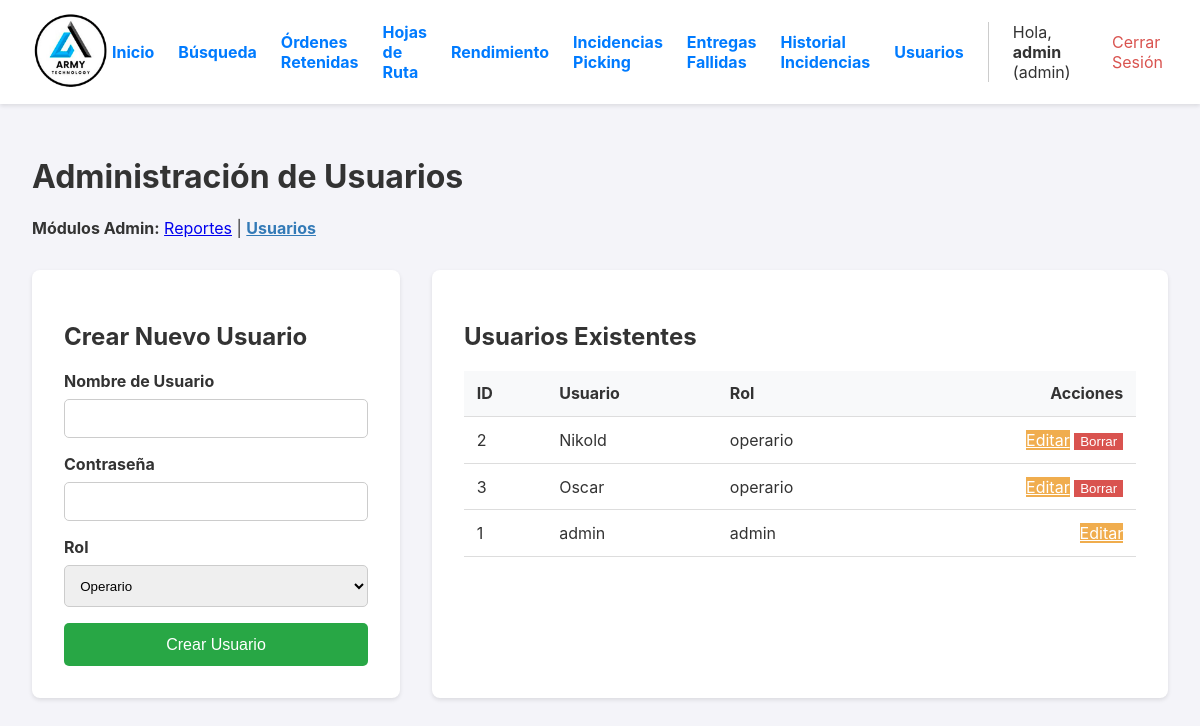
The app's page /admin/usuarios (signed in), older data.
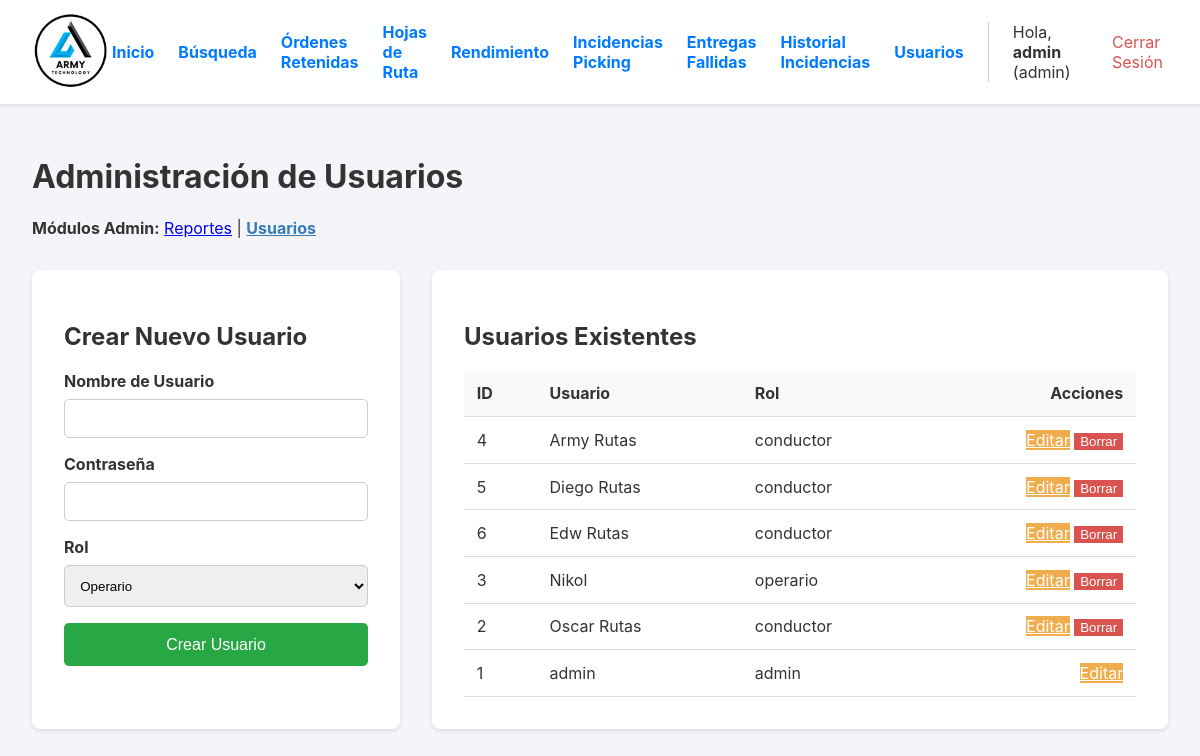
The same page, newer data.
### app.py (models this page shows, shortened)
class User(UserMixin, db.Model):
    id = db.Column(db.Integer, primary_key=True)
    username = db.Column(db.String(80), unique=True, nullable=False)
    password_hash = db.Column(db.String(256), nullable=False)
    role = db.Column(db.String(20), nullable=False, default='operario')

### app.py (the view, shortened to what this page needs)
@app.route('/admin/usuarios', methods=['GET', 'POST'])
@login_required
@admin_required
def gestionar_usuarios():
    usuarios = User.query.order_by(User.username).all()
    return render_template('gestionar_usuarios.html', usuarios=usuarios)

### app.py (called while the page is built)
def admin_required(f):
    @wraps(f)
    def decorated_function(*args, **kwargs):
        if not current_user.is_authenticated or current_user.role != 'admin':
            flash('Se requiere rol de administrador para acceder a esta página.', 'error')
            return redirect(url_for('dashboard'))
        return f(*args, **kwargs)
    return decorated_function

@login_manager.user_loader
def load_user(user_id):
    return db.session.get(User, int(user_id))

### templates/gestionar_usuarios.html (shortened to what this page needs)
{% extends "layout.html" %}
{% block content %}
<h1>Administración de Usuarios</h1>
<div class="navegacion-modulos" style="margin-bottom: 2rem;">
    <strong>Módulos Admin:</strong>
    <a href="{{ url_for('reportes_y_busqueda') }}">Reportes</a> |
    <a href="{{ url_for('gestionar_usuarios') }}" style="font-weight: bold; color: #337ab7;">Usuarios</a>
</div>
<div class="admin-container">
    <div class="form-container">
        <h2>Crear Nuevo Usuario</h2>
        <form method="POST">
            <div class="form-group">
                <label for="username">Nombre de Usuario</label>
                <input type="text" id="username" name="username" required>
            </div>
            <div class="form-group">
                <label for="password">Contraseña</label>
                <input type="password" id="password" name="password" required>
            </div>
            <div class="form-group">
                <label for="role">Rol</label>
                <select id="role" name="role">
                    <option value="operario">Operario</option>
                </select>
            </div>
            <button type="submit" class="submit-btn">Crear Usuario</button>
        </form>
    </div>
    <div class="list-container">
        <h2>Usuarios Existentes</h2>
        <table>
            <thead>
                <tr>
                    <th>ID</th>
                    <th>Usuario</th>
                    <th>Rol</th>
                    <th style="text-align: right;">Acciones</th>
                </tr>
            </thead>
            <tbody>
                {% for usuario in usuarios %}
                <tr>
                    <td>{{ usuario.id }}</td>
                    <td>{{ usuario.username }}</td>
                    <td>{{ usuario.role }}</td>
                    <td style="text-align: right;">
                        <a href="{{ url_for('editar_usuario', user_id=usuario.id) }}" class="action-link" style="background-color: #f0ad4e; color:white;">Editar</a>
                        {% if usuario.id != current_user.id %}
                        <form action="{{ url_for('borrar_usuario', user_id=usuario.id) }}" method="POST" style="display: inline;" onsubmit="return confirm('¿Está seguro de que desea eliminar a {{ usuario.username }}? Esta acción es permanente.');">
                            <button type="submit" class="action-link" style="background-color: #d9534f; color:white; border:none; cursor:pointer;">Borrar</button>
                        </form>
                        {% endif %}
                    </td>
                </tr>
                {% endfor %}
            </tbody>
        </table>
    </div>
</div>
{% endblock %}

### templates/layout.html (shortened to what this page needs)
<!DOCTYPE html>
<html lang="es">
<head>
</head>
<body>
    <header>
        <div class="logo">
            <a href="{{ url_for('dashboard') }}">
                <img src="{{ url_for('static', filename='img/logo.png') }}" alt="Logo de la Empresa">
            </a>
        </div>
        <nav class="nav">
             {% if current_user.is_authenticated %}
                {% if current_user.role == 'admin' %}
                    <div class="nav-admin-links">
                        <a href="{{ url_for('dashboard') }}">Inicio</a>
                        <a href="{{ url_for('reportes_y_busqueda') }}">Búsqueda</a>
                        <a href="{{ url_for('ordenes_retenidas') }}">Órdenes Retenidas</a>
                        <a href="{{ url_for('gestionar_rutas') }}">Hojas de Ruta</a>
                        <a href="{{ url_for('reporte_operarios') }}">Rendimiento</a>
                        <a href="{{ url_for('gestionar_incidencias') }}" class="nav-link-with-badge">
                            Incidencias Picking
                        </a>
                        <a href="{{ url_for('gestionar_entregas_fallidas') }}" class="nav-link-with-badge">
                            Entregas Fallidas
                        </a>
                        <a href="{{ url_for('historial_incidencias') }}">Historial Incidencias</a>
                        <a href="{{ url_for('gestionar_usuarios') }}">Usuarios</a>
                    </div>
                {% endif %}
                <div class="user-info">
                    <span>Hola, <strong>{{ current_user.username }}</strong> ({{ current_user.role }})</span>
                    <a href="{{ url_for('logout') }}" style="color: #d9534f;">Cerrar Sesión</a>
                </div>
             {% endif %}
        </nav>
    </header>
    <main>
        {% block content %}{% endblock %}
    </main>
</body>
</html>

### templates/layout.html (style rules this page uses)
body { font-family: -apple-system, BlinkMacSystemFont, "Segoe UI", Roboto, "Helvetica Neue", Arial, sans-serif; margin: 0; background-color: #f4f4f9; color: #333; }
header { background-color: #fff; padding: 10px 2em; display: flex; justify-content: space-between; align-items: center; box-shadow: 0 2px 4px rgba(0,0,0,0.1); position: sticky; top: 0; z-index: 100; }
.logo img { height: 80px; }
.nav { display: flex; align-items: center; gap: 1em; }
.nav-admin-links { display: flex; align-items: center; gap: 1.5em; font-weight: bold; border-right: 1px solid #ccc; padding-right: 1.5em; margin-right: 0.5em; }
.nav-admin-links a, .user-info a { text-decoration: none; color: #007bff; }
.user-info { display: flex; align-items: center; gap: 1em; }
main { padding: 2em; }
* { box-sizing: border-box; }
main { padding: 1em; }
@media (min-width: 768px) { main { padding: 2em; } }
.nav-link-with-badge { position: relative; text-decoration: none; }

### templates/gestionar_usuarios.html (style rules this page uses)
.admin-container { display: grid; grid-template-columns: 1fr 2fr; gap: 2rem; }
.form-container, .list-container { background: white; padding: 2em; border-radius: 8px; box-shadow: 0 2px 4px rgba(0,0,0,0.1); }
.form-group { margin-bottom: 1rem; }
label { display: block; margin-bottom: 0.5rem; font-weight: bold; }
input[type="text"], input[type="password"], select { width: 100%; padding: 0.7rem; border-radius: 5px; border: 1px solid #ccc; box-sizing: border-box; }
.submit-btn { width: 100%; padding: 0.8rem; background-color: #28a745; color: white; border: none; border-radius: 5px; cursor: pointer; font-size: 1rem; }
table { width: 100%; border-collapse: collapse; }
th, td { padding: 0.8rem; border-bottom: 1px solid #ddd; text-align: left; }
th { background-color: #f8f9fa; }

Row changes from the older to the newer data that the page shows:
added User: id "4", username "Army Rutas", role "conductor"
added User: id "5", username "Diego Rutas", role "conductor"
added User: id "6", username "Edw Rutas", role "conductor"
changed User "operario": username "Oscar" → "Nikol"; moves up the list
changed User id 2: username "Nikold" → "Oscar Rutas"; role "operario" → "conductor"
